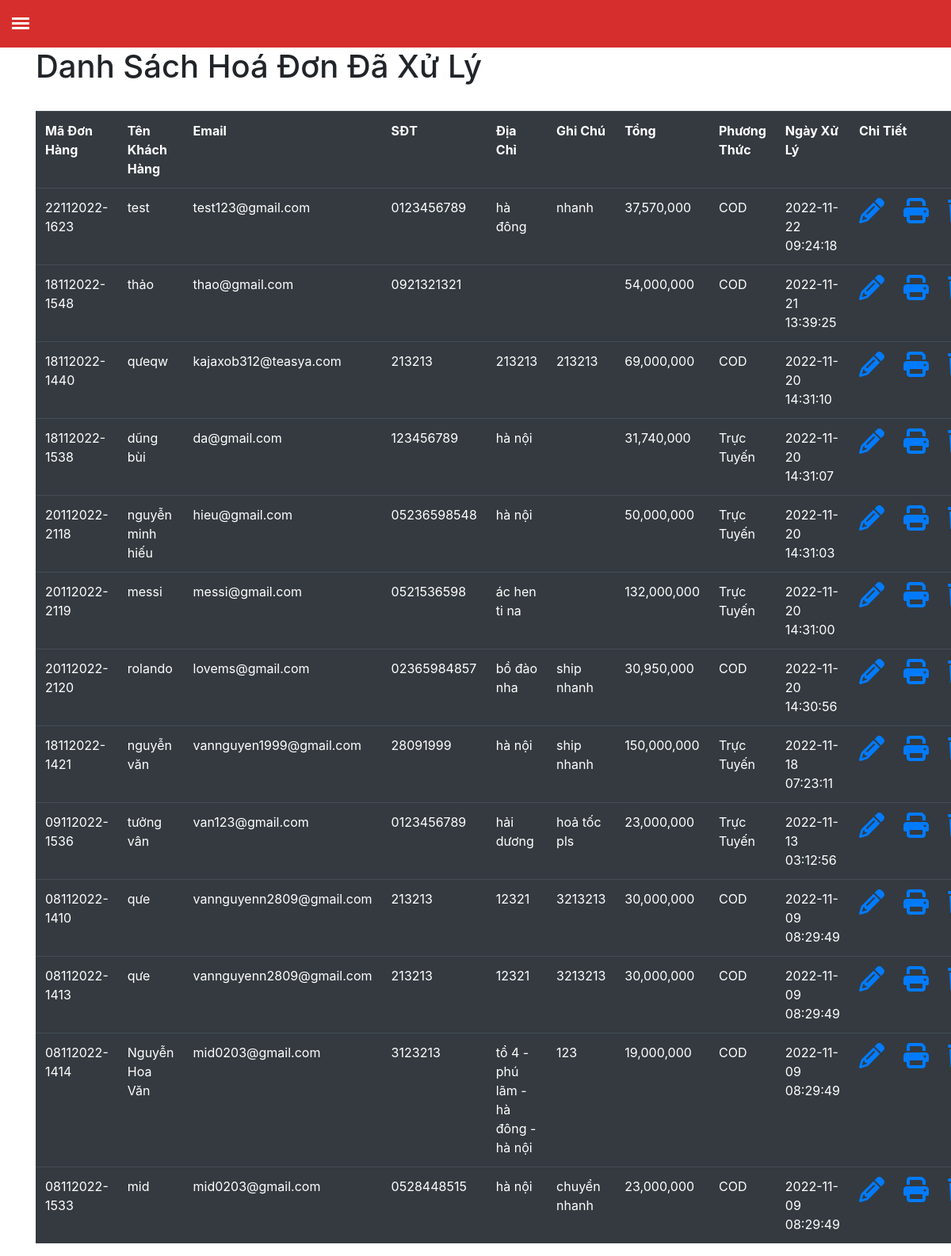
The app's page /BillController/Done (signed in) with its own data.
### tables this page shows
CREATE TABLE `don_hang` (
  `ma_don_hang` varchar(20) NOT NULL,
  `ten_nguoi_dat` varchar(40) NOT NULL,
  `email_nguoi_nhan` varchar(40) NOT NULL,
  `sdt_nguoi_nhan` varchar(11) NOT NULL,
  `dc_nguoi_nhan` varchar(40) NOT NULL,
  `ghi_chu` text NOT NULL,
  `phuong_thuc` varchar(20) NOT NULL,
  `tong` varchar(20) NOT NULL,
  `trang_thai` varchar(15) NOT NULL,
  `create_at` timestamp NOT NULL DEFAULT current_timestamp() ON UPDATE current_timestamp()
);

### admin/Core/BaseController.php (called while the page is built, shortened)
<?php
class BaseController
{
    public function view($viewFile , $view, $data=[])
    {
        require_once './admin/Views/'.$viewFile.'/'.$view.'.php';
    }
}

### admin/Controllers/BillController.php (called while the page is built, shortened)
<?php
class BillController extends BaseController
{
    protected $billModel;
    public function __construct()
    {
        $this->billModel = new BillModel;
    }
    public function Done()
    {
        $this->main_content = $this->billModel->getTable();
        $this->view('Bill', 'bill', $this->main_content);
    }
}

### admin/Core/App.php (called while the page is built, shortened)
<?php
class App
{
    protected $controller = 'UserHomeController';
    protected $action = 'Index';
    function __construct()
    {
        $url = $this->XuLy_Url();
        if (file_exists("./admin/Controllers/" . $url[0] . ".php")) {
            $this->controller = $url[0];
            unset($url[0]);
        }
        else {
            require_once './admin/Controllers/404.php';
        }
        if (isset($url[1])) {
            if (method_exists($this->controller, $url[1])) {
                $this->action = $url[1];
            }
            unset($url[1]);
        }
        $this->param = $url ? array_values($url) : [];
         call_user_func_array([new $this->controller, $this->action], $this->param);
    }
    public function XuLy_Url()
    {
        if (isset($_GET['url'])) {
            return explode("/", filter_var(trim($_GET["url"], "/")));
        }
    }
}

### index.php (called while the page is built, shortened)
<?php
$myApp = new App();

### admin/DB/Database.php (called while the page is built, shortened)
<?php
    class Database {
        protected $connect;
        protected function connection(){
            try {
                $this->connect = new PDO(Database::DB_DSN, Database::USERNAME, Database::PASSWORD);
              } catch (PDOException $e) {
                die("Kết nối CSDL theo PDO thất bại: " . $e->getMessage());
              }
              return $this->connect;
            }
    }

### admin/Models/BillModel.php (called while the page is built, shortened)
<?php
class BillModel extends BaseModel
{
    public function getTable()
    {
        $sql_obj = $this->connect->prepare("SELECT * FROM don_hang WHERE trang_thai = 'đã xử lý' ORDER BY create_at DESC ");
        $arr_select = [];
        $sql_obj->execute($arr_select);
        $result = $sql_obj->fetchAll(PDO::FETCH_ASSOC);
        return $result;
    }
}

### admin/Views/Bill/bill.php (the view)
<div class="container">
    <div class="product">
     <h1>Danh Sách Hoá Đơn Đã Xử Lý </h1>
     <br>
     <table class="table table-dark table-hover">
       <tr>
         <th>Mã Đơn Hàng</th>
         <th>Tên Khách Hàng</th>
         <th>Email</th>
         <th>SĐT</th>
         <th>Địa Chỉ</th>
         <th>Ghi Chú</th>
         <th>Tổng</th>
         <th>Phương Thức</th>
         <th>Ngày Xử Lý</th>
         <th colspan="3">Chi Tiết</th>
       </tr>
       <?php foreach ($data as $r) : ?>
         <tr>
           <td><?php echo $r['ma_don_hang'] ?></td>
           <td><?php echo $r['ten_nguoi_dat'] ?></td>
           <td><?php echo $r['email_nguoi_nhan'] ?></td>
           <td><?php echo $r['sdt_nguoi_nhan'] ?></td>
           <td><?php echo $r['dc_nguoi_nhan'] ?></td>
           <td><?php echo $r['ghi_chu'] ?></td>
           <td><?php echo number_format($r['tong'])  ?></td>
           <td><?php echo $r['phuong_thuc'] ?></td>
           <td><?php echo $r['create_at'] ?></td>
           <td><a href="<?php echo DIR_HTTP ?>/BillController/Detail/<?php echo $r['ma_don_hang'] ?>"><i class="fa fa-pencil fa-2x"></i></a></td>
           <td><a href="<?php echo DIR_HTTP ?>/BillController/Print/<?php echo $r['ma_don_hang'] ?>"><i class="fa fa-print fa-2x"></i></a></td>
           <td><a onclick="return confirm('bạn có muốn xoá đơn hàng này không ?')" href="<?php echo DIR_HTTP ?>/BillController/deleteBill/<?php echo $r['ma_don_hang'] ?>"><i class="fa-solid fa-trash fa-2x"></i></i></a></td>
         </tr>
       <?php endforeach; ?>
     </table>
   </div>
   </div>

### admin/assets/css/style.css (style rules this page uses)
html, body { overflow-x: hidden; height: 100%; }

### admin/assets/css/css.css (style rules this page uses)
.product { padding-top: 60px; }

### records on screen
don_hang: ma_don_hang "22112022-1623", ten_nguoi_dat "test", email_nguoi_nhan "test123@gmail.com", sdt_nguoi_nhan "0123456789", dc_nguoi_nhan "hà đông", ghi_chu "nhanh", tong "37,570,000", phuong_thuc "COD", create_at "2022-11-22 09:24:18"
don_hang: ma_don_hang "18112022-1548", ten_nguoi_dat "thảo", email_nguoi_nhan "thao@gmail.com", sdt_nguoi_nhan "0921321321", tong "54,000,000", phuong_thuc "COD", create_at "2022-11-21 13:39:25"
don_hang: ma_don_hang "18112022-1440", ten_nguoi_dat "qưeqw", email_nguoi_nhan "kajaxob312@teasya.com", sdt_nguoi_nhan "213213", dc_nguoi_nhan "213213", ghi_chu "213213", tong "69,000,000", phuong_thuc "COD", create_at "2022-11-20 14:31:10"
don_hang: ma_don_hang "18112022-1538", ten_nguoi_dat "dũng bùi", email_nguoi_nhan "da@gmail.com", sdt_nguoi_nhan "123456789", dc_nguoi_nhan "hà nội", tong "31,740,000", phuong_thuc "Trực Tuyến", create_at "2022-11-20 14:31:07"
don_hang: ma_don_hang "20112022-2118", ten_nguoi_dat "nguyễn minh hiếu", email_nguoi_nhan "hieu@gmail.com", sdt_nguoi_nhan "05236598548", dc_nguoi_nhan "hà nội", tong "50,000,000", phuong_thuc "Trực Tuyến", create_at "2022-11-20 14:31:03"
don_hang: ma_don_hang "20112022-2119", ten_nguoi_dat "messi", email_nguoi_nhan "messi@gmail.com", sdt_nguoi_nhan "0521536598", dc_nguoi_nhan "ác hen ti na", tong "132,000,000", phuong_thuc "Trực Tuyến", create_at "2022-11-20 14:31:00"
don_hang: ma_don_hang "20112022-2120", ten_nguoi_dat "rolando", email_nguoi_nhan "lovems@gmail.com", sdt_nguoi_nhan "02365984857", dc_nguoi_nhan "bồ đào nha", ghi_chu "ship nhanh", tong "30,950,000", phuong_thuc "COD", create_at "2022-11-20 14:30:56"
don_hang: ma_don_hang "18112022-1421", ten_nguoi_dat "nguyễn văn", email_nguoi_nhan "vannguyen1999@gmail.com", sdt_nguoi_nhan "28091999", dc_nguoi_nhan "hà nội", ghi_chu "ship nhanh", tong "150,000,000", phuong_thuc "Trực Tuyến", create_at "2022-11-18 07:23:11"
don_hang: ma_don_hang "09112022-1536", ten_nguoi_dat "tưởng vân", email_nguoi_nhan "van123@gmail.com", sdt_nguoi_nhan "0123456789", dc_nguoi_nhan "hải dương", ghi_chu "hoả tốc pls", tong "23,000,000", phuong_thuc "Trực Tuyến", create_at "2022-11-13 03:12:56"
don_hang: ma_don_hang "08112022-1410", ten_nguoi_dat "qưe", email_nguoi_nhan "vannguyenn2809@gmail.com", sdt_nguoi_nhan "213213", dc_nguoi_nhan "12321", ghi_chu "3213213", tong "30,000,000", phuong_thuc "COD", create_at "2022-11-09 08:29:49"
don_hang: ma_don_hang "08112022-1413", ten_nguoi_dat "qưe", email_nguoi_nhan "vannguyenn2809@gmail.com", sdt_nguoi_nhan "213213", dc_nguoi_nhan "12321", ghi_chu "3213213", tong "30,000,000", phuong_thuc "COD", create_at "2022-11-09 08:29:49"
don_hang: ma_don_hang "08112022-1414", ten_nguoi_dat "Nguyễn Hoa Văn", email_nguoi_nhan "mid0203@gmail.com", sdt_nguoi_nhan "3123213", dc_nguoi_nhan "tổ 4 - phú lãm -hà đông - hà nội", ghi_chu "123", tong "19,000,000", phuong_thuc "COD", create_at "2022-11-09 08:29:49"
don_hang: ma_don_hang "08112022-1533", ten_nguoi_dat "mid", email_nguoi_nhan "mid0203@gmail.com", sdt_nguoi_nhan "0528448515", dc_nguoi_nhan "hà nội", ghi_chu "chuyển nhanh", tong "23,000,000", phuong_thuc "COD", create_at "2022-11-09 08:29:49"
